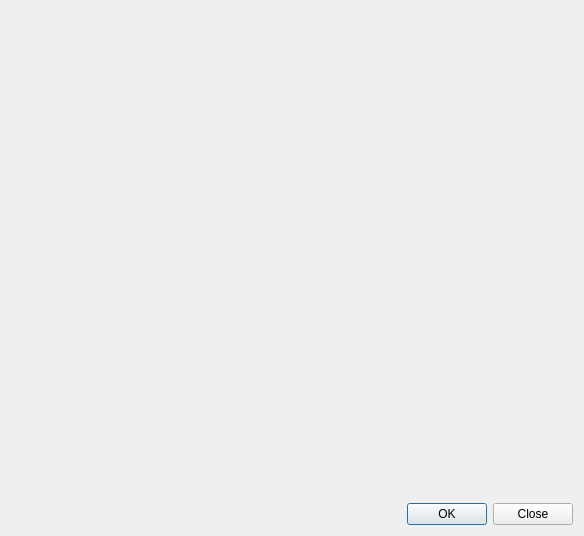
<?xml version="1.0" encoding="UTF-8"?>
<ui version="4.0">
 <class>UserFeedback::FeedbackConfigDialog</class>
 <widget class="QDialog" name="UserFeedback::FeedbackConfigDialog">
  <property name="geometry">
   <rect>
    <x>0</x>
    <y>0</y>
    <width>584</width>
    <height>536</height>
   </rect>
  </property>
  <property name="windowTitle">
   <string>Feedback Settings</string>
  </property>
  <layout class="QVBoxLayout" name="verticalLayout">
   <item>
    <widget class="UserFeedback::FeedbackConfigWidget" name="configWidget" native="true"/>
   </item>
   <item>
    <widget class="QDialogButtonBox" name="buttonBox">
     <property name="orientation">
      <enum>Qt::Horizontal</enum>
     </property>
     <property name="standardButtons">
      <set>QDialogButtonBox::Close|QDialogButtonBox::Ok</set>
     </property>
    </widget>
   </item>
  </layout>
 </widget>
 <customwidgets>
  <customwidget>
   <class>UserFeedback::FeedbackConfigWidget</class>
   <extends>QWidget</extends>
   <header>feedbackconfigwidget.h</header>
   <container>1</container>
  </customwidget>
 </customwidgets>
 <resources/>
 <connections>
  <connection>
   <sender>buttonBox</sender>
   <signal>accepted()</signal>
   <receiver>UserFeedback::FeedbackConfigDialog</receiver>
   <slot>accept()</slot>
   <hints>
    <hint type="sourcelabel">
     <x>224</x>
     <y>510</y>
    </hint>
    <hint type="destinationlabel">
     <x>157</x>
     <y>274</y>
    </hint>
   </hints>
  </connection>
  <connection>
   <sender>buttonBox</sender>
   <signal>rejected()</signal>
   <receiver>UserFeedback::FeedbackConfigDialog</receiver>
   <slot>accept()</slot>
   <hints>
    <hint type="sourcelabel">
     <x>292</x>
     <y>516</y>
    </hint>
    <hint type="destinationlabel">
     <x>286</x>
     <y>274</y>
    </hint>
   </hints>
  </connection>
 </connections>
</ui>
